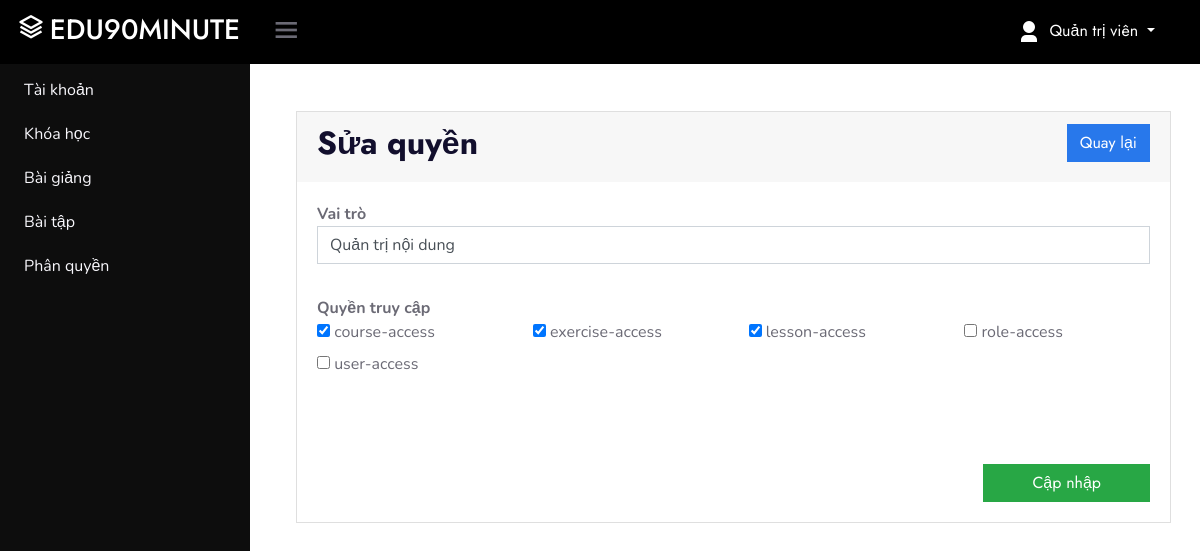
The page /?ctl=roles&act=edit&id=2 (signed in) on the database as committed earlier.
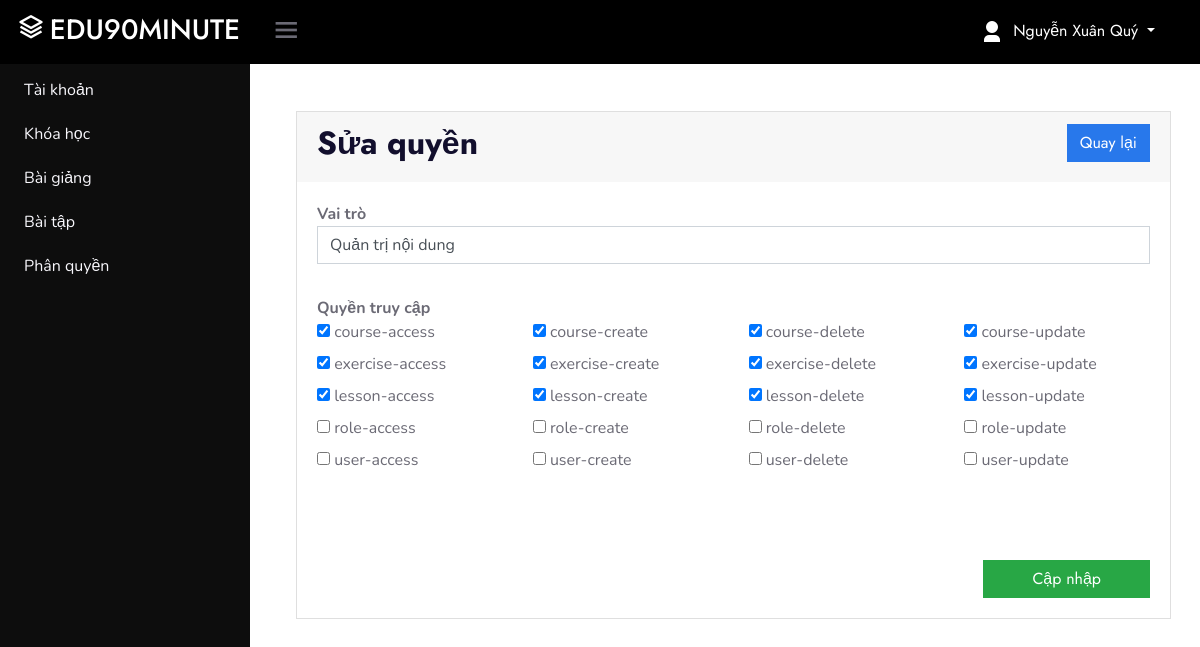
The same page on the database as committed later.
### tables this page shows
CREATE TABLE `permissions` (
  `id` int(11) NOT NULL,
  `name` varchar(255) NOT NULL
);

### Controllers/BaseController.php (called while the page is built, shortened)
<?php
class BaseController{
    protected function view($viewPath, array $data = []){
        include_once self::VIEWS_FOLDER_NAME . str_replace('.', '/', $viewPath) . '.php';
    }
}

### Controllers/Admin/AdminRolesController.php (called while the page is built, shortened)
<?php
    class AdminRolesController extends BaseController{
        protected $data = [];
        public function __construct(){
            $this->rolesModel = new RolesModel;
            $this->data["roles"] = $this->rolesModel->all("roles", ['*']);
            $this->data['role_has_permission'] = $this->rolesModel->all('role_has_permission', ['*']);
            $this->data['permissions'] = $this->rolesModel->all('permissions', ['*'], '', 0, '', ['name' => 'asc']);
        }
        public function edit(){
            foreach($this->data['roles'] as $role){
                if($_REQUEST['id'] == $role['id']){
                    $this->data['roleName'] = $role['name'];
                    break;
                }
            }
            foreach($this->data['role_has_permission'] as $rhp){
                if($_REQUEST['id'] == $rhp['roleId']){
                    $this->data['permissionEdit'][] = $rhp['permissionId'];
                }
            }
            return $this->view('admin.roles.edit', $this->data);
        }
    }

### Models/BaseModel.php (called while the page is built, shortened)
<?php
    class BaseModel extends Database
    {
        protected $connect;
        protected $table;
        protected $colums = ['*'];
        public function  __construct() {
            $this->connect = $this->connect();
        }
        public function all($table = '', $colums = [], $where = [], $start=0, $limit = null, $orderBy = []){
            if(!empty($colums)){
                $select = implode(',', $colums);
            }else $select = implode(',', $this->colums);
            $table = empty($table) ? $this->table : $table;
            $sql = "SELECT ${select} FROM $table";
            $sql = trim($sql ,'OR ');
            if(!empty($orderBy)){
                $sql .= " ORDER BY " .array_keys($orderBy)[0] . " " . array_values($orderBy)[0];
            }
            $query = $this->_query($sql);
            $data = [];
            while($row = mysqli_fetch_assoc($query)){
                $data[] = $row;
            }
            return $data;
        }
        public function _query($sql){
            return mysqli_query($this->connect, $sql);
        }
        public function getPermissionName(){
            $data = [];
            $permissions = [];
            $sql = "SELECT rl.id, rl.name, p.name as permission FROM roles as rl
                    INNER JOIN role_has_permission as rp ON rl.id = rp.roleId
                    INNER JOIN permissions as p ON rp.permissionId = p.id
                    ";
            $query = $this->_query($sql);
            while($row = mysqli_fetch_assoc($query)){
                $data[] = $row;
            }
            if(isset($_SESSION['role'])){
                foreach($data as $value){
                    if($_SESSION['role'] == $value['id']){
                        $permissions[] = trim($value['permission']);
                    }
                }
            }
            return $permissions;
        }
    }

### Core/Database.php (called while the page is built, shortened)
<?php
    class Database
    {
        public function  connect(){
            $connect = mysqli_connect(self::DB_HOST, self::DB_USER, self::DB_PASSWORD, self::DB_NAME);
            mysqli_set_charset($connect, 'utf8');
            if(mysqli_connect_errno() === 0){
                return $connect;
            }
            return false;
        }
    }

### Views/admin/roles/edit.php (the view, shortened to what the changed rows need)
<div class="container">
        <div class="card">
            <div class="card-header border-0">
                <div class="float-left">
                    <h2>Sửa quyền</h2>
                </div>
                <div class="float-right">
                    <a href="./?ctl=roles&page=<?php echo isset($_GET['page'])?$_GET['page']:1; ?>" class="btn btn-primary">Quay lại</a>
                </div>
            </div>
            <div class="card-body">
                <form action="./?ctl=roles&act=update" name="myForm" method="POST" enctype="multipart/form-data">
                    <div class="row mb-3">
                        <div class="col-xs-12 col-sm-12 col-md-12">
                            <div class="form-group">
                                <strong>Vai trò</strong>
                                <input type="text" name="name" class="form-control" value="<?php echo isset($roleName) ? $roleName : "";  ?>" placeholder="Tên vai trò: Quản trị viên, Quản trị nội dung, ...">
                            </div>
                        </div>
                    </div>
                    <div class="row mb-3">
                        <div class="col-xs-12 col-sm-12 col-md-12">
                            <div class="form-group">
                                <strong>Quyền truy cập</strong>
                                <div class="row">
                                <?php
                                    foreach($permissions as $permission){
                                ?>
                                    <div class="col-xs-12 col-sm-6 col-md-3">
                                        <label>
                                            <input
                                            <?php
                                                if(isset($permissionEdit)){
                                                    echo in_array($permission['id'], $permissionEdit) ? "checked" : "";
                                                }
                                            ?>
                                            type="checkbox"
                                            name="permission[]"
                                            value="<?php echo $permission['id']; ?>">
                                            <?php echo $permission['name']; ?>
                                        </label>
                                    </div>
                                <?php
                                    }
                                ?>
                                </div>
                            </div>
                        </div>
                    </div>
                    <button class="btn btn-success px-5 mt-5 float-right" type="submit">Cập nhập</button>
                </form>
            </div>
        </div>
    </div>

### Views/admin/index.php (shortened to what the changed rows need)
<link rel="stylesheet" href="./css/adminStyle.css">
<div>
<header class="header pl-1" id="header">
    <div class="">
        <a href="." class="btn nav_logo text-uppercase"> <i class='text-white bx bx-layer h3'></i> <span class="text-white h3">Edu90minute</span> </a>
        <div class="btn"> <i id="menu-toggle" class="bx bx-menu"></i> </div>
    </div>
    <div class="dropdown">
            <a class="btn dropdown-toggle text-white fw-bold" type="button" id="dropdownMenuButton1" data-bs-toggle="dropdown" aria-expanded="false">
                    <?php
                        echo "<img class='p-1 nav-item' src='./img/user.png'> " . $_SESSION['name'];
                    ?>
            </a>
            </div>
</header>
<div id="wrapper" class="menuDisplayed">
    <div id="sidebar-wrapper">
      <ul class="sidebar-nav">
      <?php
            if(in_array("user-access", $_SESSION['permissions'])){
                echo "
                    <li class='pl-4'><a href='./?us=" .rand(1, 100) . "&act=index'>Tài khoản</a></li>";
                }
            ?>
            <?php
                if(in_array("course-access", $_SESSION['permissions'])){
                    echo "<li class='pl-4'><a href='./?ctl=courses'>Khóa học</a></li>";
                }
            ?>
            <?php
                if(in_array("lesson-access", $_SESSION['permissions'])){
                    echo "<li class='pl-4'><a href='./?ctl=lessons' >Bài giảng</a></li>";
                }
            ?>
            <?php
                if(in_array("exercise-access", $_SESSION['permissions'])){
                    echo "<li class='pl-4'><a href='./?ctl=exercises'>Bài tập</a></li>";
                }
            ?>
            <?php
                if(in_array("role-access", $_SESSION['permissions'])){
                    echo "<li class='pl-4'><a href='./?ctl=roles'>Phân quyền</a></li>";
                }
            ?>
      </ul>
    </div>
    <div id="page-content-wrapper">
      <div class="container-fluid">
        <div class="row">
          <div class="col-lg-12">
            <?php
                include("Views/admin/mainAdmin.php");
            ?>
          </div>
        </div>
      </div>
    </div>
  </div>
</div>

Rows that differ between the two databases and show on the page:
added permissions: id "☑", name "course-create"
added permissions: id "☑", name "course-delete"
added permissions: id "☑", name "course-update"
added permissions: id "☑", name "exercise-create"
added permissions: id "☑", name "exercise-delete"
added permissions: id "☑", name "exercise-update"
added permissions: id "☑", name "lesson-create"
added permissions: id "☑", name "lesson-delete"
added permissions: id "☑", name "lesson-update"
added permissions: name "role-create"
added permissions: name "role-delete"
added permissions: name "role-update"
added permissions: name "user-create"
added permissions: name "user-delete"
added permissions: name "user-update"
Other text that changed with them:
$_SESSION['name']: "Quản trị viên" → "Nguyễn Xuân Quý"
